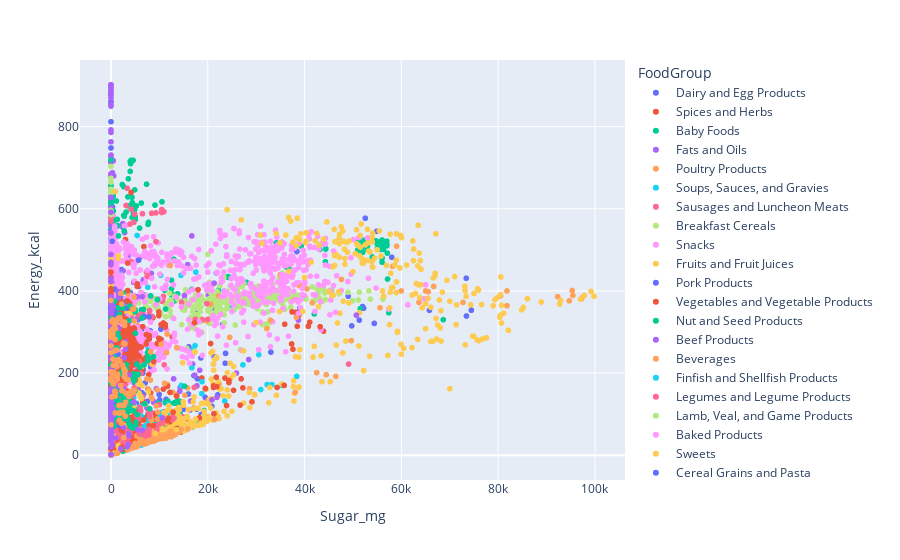

The notebook cell this image was saved under:
### Code cell
fig = px.scatter(food, x=x_list[3], y="Energy_kcal", color="FoodGroup")
fig.show()

### Figure 1 — Plotly figure (JSON) as saved in the notebook; plotly's stock layout.template omitted (floating-point values rounded to 4 significant figures; data arrays with more than 128 entries replaced by an {"elided": "..."} marker saying what was removed)
{"data": [{"hovertemplate": "FoodGroup=Dairy and Egg Products<br>Sugar_mg=%{x}<br>Energy_kcal=%{y}<extra></extra>", "legendgroup": "Dairy and Egg Products", "marker": {"color": "#636efa", "symbol": "circle"}, "mode": "markers", "name": "Dairy and Egg Products", "showlegend": true, "type": "scattergl", "x": {"elided": "264 float values"}, "xaxis": "x", "y": {"elided": "264 int values"}, "yaxis": "y"}, {"hovertemplate": "FoodGroup=Spices and Herbs<br>Sugar_mg=%{x}<br>Energy_kcal=%{y}<extra></extra>", "legendgroup": "Spices and Herbs", "marker": {"color": "#EF553B", "symbol": "circle"}, "mode": "markers", "name": "Spices and Herbs", "showlegend": true, "type": "scattergl", "x": [0, 0, 1710, 0, 640, 0, 670, 0, 7190, 2170, 2380, 7270, 0, 2250, 2760, 0, 0, 0, 0, 2430, 3390, 0, 4090, 6790, 2990, 6630, 4090, 10340, 7270, 640, 10340, 0, 2990, 1800, 7760, 0, 0, 1710, 0, 0, 1710, 3210, 300, 0, 920, 0, 400, 0, 12650, 0, 14400, 40, 410, 7990, 0, 0, 0, 0, 0, 14950, 18760, 0, 10830, 8670], "xaxis": "x", "y": [263, 337, 233, 313, 333, 311, 392, 237, 282, 247, 274, 279, 298, 375, 325, 305, 253, 345, 323, 331, 335, 475, 271, 508, 525, 341, 265, 282, 292, 251, 318, 296, 525, 307, 342, 331, 310, 315, 272, 295, 276, 312, 23, 43, 60, 0, 21, 101, 288, 237, 56, 18, 23, 48, 131, 70, 44, 285, 19, 88, 188, 0, 322, 335], "yaxis": "y"}, {"hovertemplate": "FoodGroup=Baby Foods<br>Sugar_mg=%{x}<br>Energy_kcal=%{y}<extra></extra>", "legendgroup": "Baby Foods", "marker": {"color": "#00cc96", "symbol": "circle"}, "mode": "markers", "name": "Baby Foods", "showlegend": true, "type": "scattergl", "x": {"elided": "362 int values"}, "xaxis": "x", "y": {"elided": "362 int values"}, "yaxis": "y"}, {"hovertemplate": "FoodGroup=Fats and Oils<br>Sugar_mg=%{x}<br>Energy_kcal=%{y}<extra></extra>", "legendgroup": "Fats and Oils", "marker": {"color": "#ab63fa", "symbol": "circle"}, "mode": "markers", "name": "Fats and Oils", "showlegend": true, "type": "scattergl", "x": {"elided": "219 int values"}, "xaxis": "x", "y": {"elided": "219 int values"}, "yaxis": "y"}, {"hovertemplate": "FoodGroup=Poultry Products<br>Sugar_mg=%{x}<br>Energy_kcal=%{y}<extra></extra>", "legendgroup": "Poultry Products", "marker": {"color": "#FFA15A", "symbol": "circle"}, "mode": "markers", "name": "Poultry Products", "showlegend": true, "type": "scattergl", "x": {"elided": "390 int values"}, "xaxis": "x", "y": {"elided": "390 int values"}, "yaxis": "y"}, {"hovertemplate": "FoodGroup=Soups, Sauces, and Gravies<br>Sugar_mg=%{x}<br>Energy_kcal=%{y}<extra></extra>", "legendgroup": "Soups, Sauces, and Gravies", "marker": {"color": "#19d3f3", "symbol": "circle"}, "mode": "markers", "name": "Soups, Sauces, and Gravies", "showlegend": true, "type": "scattergl", "x": {"elided": "452 float values"}, "xaxis": "x", "y": {"elided": "452 int values"}, "yaxis": "y"}, {"hovertemplate": "FoodGroup=Sausages and Luncheon Meats<br>Sugar_mg=%{x}<br>Energy_kcal=%{y}<extra></extra>", "legendgroup": "Sausages and Luncheon Meats", "marker": {"color": "#FF6692", "symbol": "circle"}, "mode": "markers", "name": "Sausages and Luncheon Meats", "showlegend": true, "type": "scattergl", "x": {"elided": "244 int values"}, "xaxis": "x", "y": {"elided": "244 int values"}, "yaxis": "y"}, {"hovertemplate": "FoodGroup=Breakfast Cereals<br>Sugar_mg=%{x}<br>Energy_kcal=%{y}<extra></extra>", "legendgroup": "Breakfast Cereals", "marker": {"color": "#B6E880", "symbol": "circle"}, "mode": "markers", "name": "Breakfast Cereals", "showlegend": true, "type": "scattergl", "x": {"elided": "363 float values"}, "xaxis": "x", "y": {"elided": "363 int values"}, "yaxis": "y"}, {"hovertemplate": "FoodGroup=Snacks<br>Sugar_mg=%{x}<br>Energy_kcal=%{y}<extra></extra>", "legendgroup": "Snacks", "marker": {"color": "#FF97FF", "symbol": "circle"}, "mode": "markers", "name": "Snacks", "showlegend": true, "type": "scattergl", "x": {"elided": "171 float values"}, "xaxis": "x", "y": {"elided": "171 int values"}, "yaxis": "y"}, {"hovertemplate": "FoodGroup=Fruits and Fruit Juices<br>Sugar_mg=%{x}<br>Energy_kcal=%{y}<extra></extra>", "legendgroup": "Fruits and Fruit Juices", "marker": {"color": "#FECB52", "symbol": "circle"}, "mode": "markers", "name": "Fruits and Fruit Juices", "showlegend": true, "type": "scattergl", "x": {"elided": "346 float values"}, "xaxis": "x", "y": {"elided": "346 int values"}, "yaxis": "y"}, {"hovertemplate": "FoodGroup=Pork Products<br>Sugar_mg=%{x}<br>Energy_kcal=%{y}<extra></extra>", "legendgroup": "Pork Products", "marker": {"color": "#636efa", "symbol": "circle"}, "mode": "markers", "name": "Pork Products", "showlegend": true, "type": "scattergl", "x": {"elided": "343 int values"}, "xaxis": "x", "y": {"elided": "343 int values"}, "yaxis": "y"}, {"hovertemplate": "FoodGroup=Vegetables and Vegetable Products<br>Sugar_mg=%{x}<br>Energy_kcal=%{y}<extra></extra>", "legendgroup": "Vegetables and Vegetable Products", "marker": {"color": "#EF553B", "symbol": "circle"}, "mode": "markers", "name": "Vegetables and Vegetable Products", "showlegend": true, "type": "scattergl", "x": {"elided": "828 float values"}, "xaxis": "x", "y": {"elided": "828 int values"}, "yaxis": "y"}, {"hovertemplate": "FoodGroup=Nut and Seed Products<br>Sugar_mg=%{x}<br>Energy_kcal=%{y}<extra></extra>", "legendgroup": "Nut and Seed Products", "marker": {"color": "#00cc96", "symbol": "circle"}, "mode": "markers", "name": "Nut and Seed Products", "showlegend": true, "type": "scattergl", "x": {"elided": "133 int values"}, "xaxis": "x", "y": {"elided": "133 int values"}, "yaxis": "y"}, {"hovertemplate": "FoodGroup=Beef Products<br>Sugar_mg=%{x}<br>Energy_kcal=%{y}<extra></extra>", "legendgroup": "Beef Products", "marker": {"color": "#ab63fa", "symbol": "circle"}, "mode": "markers", "name": "Beef Products", "showlegend": true, "type": "scattergl", "x": {"elided": "946 int values"}, "xaxis": "x", "y": {"elided": "946 int values"}, "yaxis": "y"}, {"hovertemplate": "FoodGroup=Beverages<br>Sugar_mg=%{x}<br>Energy_kcal=%{y}<extra></extra>", "legendgroup": "Beverages", "marker": {"color": "#FFA15A", "symbol": "circle"}, "mode": "markers", "name": "Beverages", "showlegend": true, "type": "scattergl", "x": {"elided": "315 float values"}, "xaxis": "x", "y": {"elided": "315 int values"}, "yaxis": "y"}, {"hovertemplate": "FoodGroup=Finfish and Shellfish Products<br>Sugar_mg=%{x}<br>Energy_kcal=%{y}<extra></extra>", "legendgroup": "Finfish and Shellfish Products", "marker": {"color": "#19d3f3", "symbol": "circle"}, "mode": "markers", "name": "Finfish and Shellfish Products", "showlegend": true, "type": "scattergl", "x": {"elided": "267 int values"}, "xaxis": "x", "y": {"elided": "267 int values"}, "yaxis": "y"}, {"hovertemplate": "FoodGroup=Legumes and Legume Products<br>Sugar_mg=%{x}<br>Energy_kcal=%{y}<extra></extra>", "legendgroup": "Legumes and Legume Products", "marker": {"color": "#FF6692", "symbol": "circle"}, "mode": "markers", "name": "Legumes and Legume Products", "showlegend": true, "type": "scattergl", "x": {"elided": "389 int values"}, "xaxis": "x", "y": {"elided": "389 int values"}, "yaxis": "y"}, {"hovertemplate": "FoodGroup=Lamb, Veal, and Game Products<br>Sugar_mg=%{x}<br>Energy_kcal=%{y}<extra></extra>", "legendgroup": "Lamb, Veal, and Game Products", "marker": {"color": "#B6E880", "symbol": "circle"}, "mode": "markers", "name": "Lamb, Veal, and Game Products", "showlegend": true, "type": "scattergl", "x": {"elided": "438 int values"}, "xaxis": "x", "y": {"elided": "438 int values"}, "yaxis": "y"}, {"hovertemplate": "FoodGroup=Baked Products<br>Sugar_mg=%{x}<br>Energy_kcal=%{y}<extra></extra>", "legendgroup": "Baked Products", "marker": {"color": "#FF97FF", "symbol": "circle"}, "mode": "markers", "name": "Baked Products", "showlegend": true, "type": "scattergl", "x": {"elided": "797 float values"}, "xaxis": "x", "y": {"elided": "797 int values"}, "yaxis": "y"}, {"hovertemplate": "FoodGroup=Sweets<br>Sugar_mg=%{x}<br>Energy_kcal=%{y}<extra></extra>", "legendgroup": "Sweets", "marker": {"color": "#FECB52", "symbol": "circle"}, "mode": "markers", "name": "Sweets", "showlegend": true, "type": "scattergl", "x": {"elided": "347 float values"}, "xaxis": "x", "y": {"elided": "347 int values"}, "yaxis": "y"}, {"hovertemplate": "FoodGroup=Cereal Grains and Pasta<br>Sugar_mg=%{x}<br>Energy_kcal=%{y}<extra></extra>", "legendgroup": "Cereal Grains and Pasta", "marker": {"color": "#636efa", "symbol": "circle"}, "mode": "markers", "name": "Cereal Grains and Pasta", "showlegend": true, "type": "scattergl", "x": {"elided": "183 int values"}, "xaxis": "x", "y": {"elided": "183 int values"}, "yaxis": "y"}, {"hovertemplate": "FoodGroup=Fast Foods<br>Sugar_mg=%{x}<br>Energy_kcal=%{y}<extra></extra>", "legendgroup": "Fast Foods", "marker": {"color": "#EF553B", "symbol": "circle"}, "mode": "markers", "name": "Fast Foods", "showlegend": true, "type": "scattergl", "x": {"elided": "371 float values"}, "xaxis": "x", "y": {"elided": "371 int values"}, "yaxis": "y"}, {"hovertemplate": "FoodGroup=Meals, Entrees, and Side Dishes<br>Sugar_mg=%{x}<br>Energy_kcal=%{y}<extra></extra>", "legendgroup": "Meals, Entrees, and Side Dishes", "marker": {"color": "#00cc96", "symbol": "circle"}, "mode": "markers", "name": "Meals, Entrees, and Side Dishes", "showlegend": true, "type": "scattergl", "x": [500, 2600, 3800, 3170, 0, 0, 7600, 7600, 3720, 1970, 950, 1870, 1760, 2260, 340, 4230, 1100, 2910, 4000, 0, 2960, 700, 3210, 1410, 1360, 5410, 5160, 4370, 4760, 4760, 5160, 3570, 3170, 3570, 3170, 4710, 2400, 6830, 2130, 3190, 4730, 4940, 3560, 670, 810, 5320, 5570, 5960, 2540, 4820, 4070.0, 9610, 4270, 7730, 7600, 8810, 4230, 3400, 1840, 1530, 4950, 15200, 7540, 790, 1270, 4090, 3110, 570, 3000, 4700, 2000, 1300, 500, 1000, 2200, 7000, 1400, 800, 3300, 1400, 3000, 1000, 1000, 100, 8000, 1900, 3000, 2400, 640, 4270, 0, 1530, 260, 6430, 1570, 1300, 1660, 4970, 4950, 11270, 1750, 3740, 2760, 5040, 7870, 8200, 6700, 3830, 3800, 0, 1790, 3600, 1300], "xaxis": "x", "y": [82, 90, 113, 90, 176, 220, 235, 241, 77, 97, 307, 107, 99, 204, 164, 130, 118, 100, 70, 101, 124, 239, 221, 134, 298, 99, 80, 67, 67, 69, 67, 106, 95, 87, 95, 198, 147, 220, 197, 210, 181, 189, 190, 71, 93, 222, 197, 214, 139, 128, 126, 379, 190, 253, 230, 240, 70, 87, 100, 149, 157, 168, 250, 260, 261, 111, 135, 240, 111, 108, 111, 99, 106, 100, 104, 125, 101, 375, 110, 103, 110, 109, 108, 111, 113, 126, 90, 358, 136, 359, 129, 359, 148, 334, 164, 284, 287, 349, 354, 356, 343, 328, 136, 297, 235, 388, 355, 363, 145, 334, 125, 139, 119], "yaxis": "y"}, {"hovertemplate": "FoodGroup=American Indian/Alaska Native Foods<br>Sugar_mg=%{x}<br>Energy_kcal=%{y}<extra></extra>", "legendgroup": "American Indian/Alaska Native Foods", "marker": {"color": "#ab63fa", "symbol": "circle"}, "mode": "markers", "name": "American Indian/Alaska Native Foods", "showlegend": true, "type": "scattergl", "x": {"elided": "165 int values"}, "xaxis": "x", "y": {"elided": "165 int values"}, "yaxis": "y"}, {"hovertemplate": "FoodGroup=Restaurant Foods<br>Sugar_mg=%{x}<br>Energy_kcal=%{y}<extra></extra>", "legendgroup": "Restaurant Foods", "marker": {"color": "#FFA15A", "symbol": "circle"}, "mode": "markers", "name": "Restaurant Foods", "showlegend": true, "type": "scattergl", "x": [0, 1070, 0, 3700, 2800, 390, 0, 0, 1450, 1650, 340, 460, 2360, 550, 280, 330, 910, 3090, 510, 2270, 230, 9330, 4480, 360, 90, 11070, 4820, 290, 8160, 400, 1380, 4760, 2030, 450, 240, 9540, 4680, 2270, 2030, 1380, 2830, 3150, 3530, 2770, 1380, 840, 1820, 1770, 1870, 2890, 2600, 2040, 2210, 4150, 4850, 4500, 1230, 2890, 2680, 2790, 1840, 2390, 550, 1840, 15260, 860, 150, 0, 1300, 1200, 1450, 7420, 460, 890, 0, 870, 12240, 1300, 780, 0, 560, 2410, 190, 0, 0, 860, 0, 2830, 850, 2830, 750, 4200, 0, 0, 8180, 11600, 3030, 2160, 11470, 10340, 1740, 2630, 2630, 2930, 13600, 1820, 1670, 1960], "xaxis": "x", "y": [189, 323, 290, 143, 316, 296, 302, 296, 333, 121, 330, 196, 325, 195, 289, 307, 308, 151, 202, 157, 325, 120, 356, 297, 293, 175, 327, 295, 183, 234, 197, 385, 170, 219, 302, 159, 356, 157, 170, 197, 194, 185, 184, 191, 195, 144, 104, 102, 104, 271, 273, 394, 368, 156, 159, 154, 216, 206, 211, 204, 229, 219, 174, 335, 146, 151, 142, 182, 229, 256, 232, 186, 174, 103, 74, 219, 462, 185, 156, 250, 174, 105, 294, 287, 266, 255, 203, 192, 282, 324, 319, 150, 377, 182, 252, 295, 129, 78, 250, 270, 85, 43, 121, 95, 262, 121, 121, 122], "yaxis": "y"}], "layout": {"legend": {"title": {"text": "FoodGroup"}, "tracegroupgap": 0}, "margin": {"t": 60}, "xaxis": {"anchor": "y", "domain": [0, 1], "title": {"text": "Sugar_mg"}}, "yaxis": {"anchor": "x", "domain": [0, 1], "title": {"text": "Energy_kcal"}}}}
